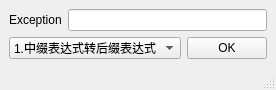
<?xml version="1.0" encoding="UTF-8"?>
<ui version="4.0">
 <class>MainWindow</class>
 <widget class="QMainWindow" name="MainWindow">
  <property name="enabled">
   <bool>true</bool>
  </property>
  <property name="geometry">
   <rect>
    <x>0</x>
    <y>0</y>
    <width>270</width>
    <height>90</height>
   </rect>
  </property>
  <property name="windowTitle">
   <string>MainWindow</string>
  </property>
  <widget class="QWidget" name="centralwidget">
   <layout class="QVBoxLayout" name="verticalLayout">
    <item>
     <layout class="QHBoxLayout" name="horizontalLayout">
      <item>
       <widget class="QLabel" name="label">
        <property name="text">
         <string>Exception</string>
        </property>
       </widget>
      </item>
      <item>
       <widget class="QLineEdit" name="lineEdit"/>
      </item>
     </layout>
    </item>
    <item>
     <layout class="QHBoxLayout" name="horizontalLayout_2">
      <item>
       <widget class="QComboBox" name="comboBox">
        <item>
         <property name="text">
          <string>1.中缀表达式转后缀表达式</string>
         </property>
        </item>
        <item>
         <property name="text">
          <string>2. 后缀表达式求值</string>
         </property>
        </item>
        <item>
         <property name="text">
          <string>3. 中缀表达式求值</string>
         </property>
        </item>
       </widget>
      </item>
      <item>
       <widget class="QPushButton" name="okButton">
        <property name="text">
         <string>OK</string>
        </property>
       </widget>
      </item>
     </layout>
    </item>
   </layout>
  </widget>
  <widget class="QStatusBar" name="statusbar"/>
  <action name="readMe">
   <property name="text">
    <string>readMe</string>
   </property>
  </action>
 </widget>
 <resources/>
 <connections>
  <connection>
   <sender>okButton</sender>
   <signal>clicked()</signal>
   <receiver>MainWindow</receiver>
   <slot>on_okButton_clicked()</slot>
   <hints>
    <hint type="sourcelabel">
     <x>223</x>
     <y>57</y>
    </hint>
    <hint type="destinationlabel">
     <x>216</x>
     <y>97</y>
    </hint>
   </hints>
  </connection>
 </connections>
 <slots>
  <slot>on_okButton_clicked()</slot>
 </slots>
</ui>
